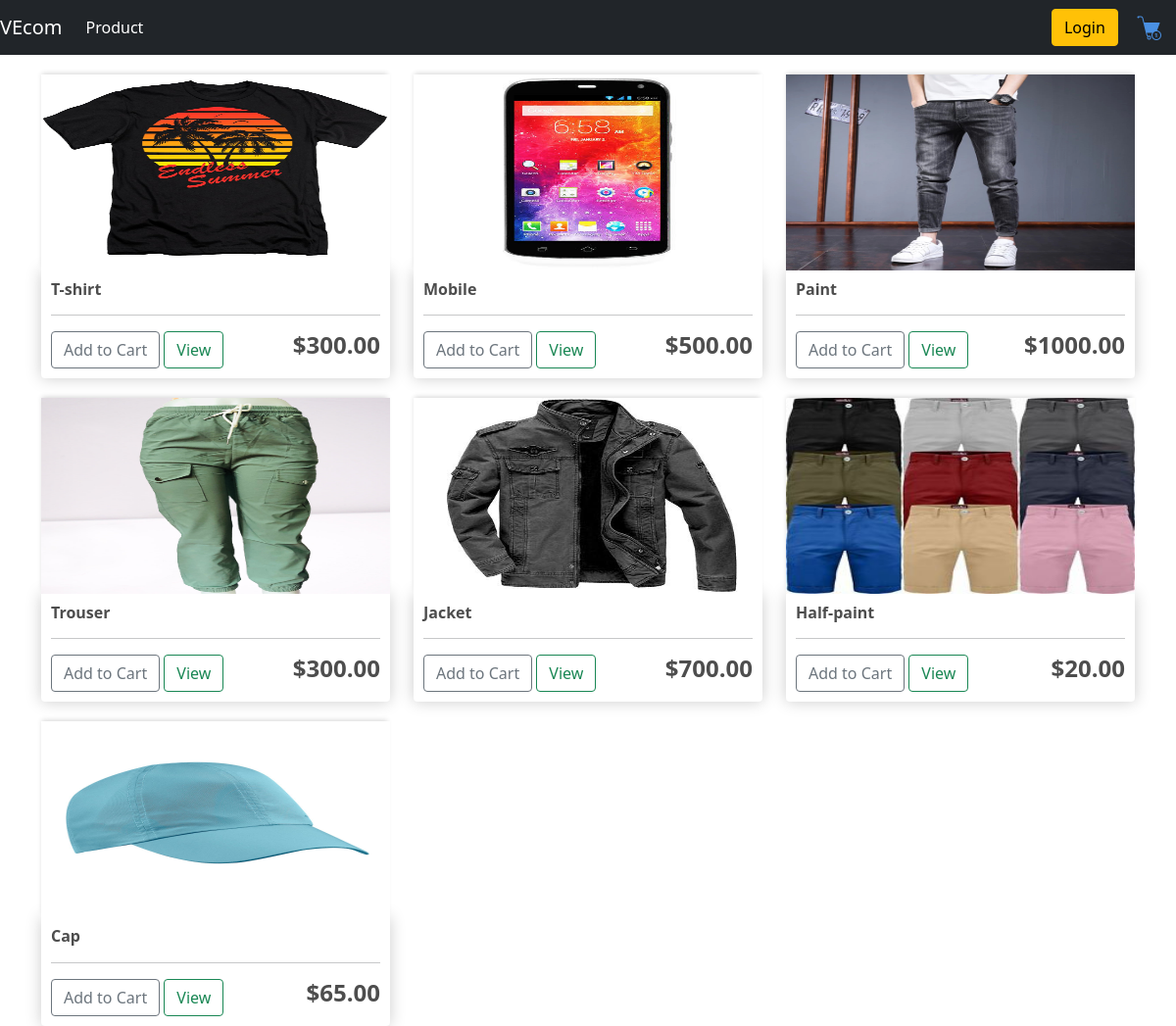
The page / on the database its author committed.
### store/models.py (models this page shows, shortened)
class Product(models.Model):
     name = models.CharField(max_length=200)
     price = models.FloatField()
     digital = models.BooleanField(default=False,null=True, blank=True)
     image = models.ImageField(null = True, blank=True)

### store/views.py (the view)
# urls.py: path('', include('store.urls'))
def store(request):
    if request.user.is_authenticated:
        customer = request.user.customer
        order, created = Order.objects.get_or_create(customer = customer, complete = False)
        items = order.orderitem_set.all()
        cartItems = order.get_cart_items
    else:
        items = []
        order = {'get_cart_total':0, 'get_cart_items':0, 'shipping':False}
        cartItems = order['get_cart_items']
    products = Product.objects.all()
    context = {'products':products, 'cartItems':cartItems}
    return render(request, 'basic/store.html', context)

### store/templates/basic/store.html
{% extends 'basic/main.html' %}
{% load static %}
{% block content %}
    <div class="row">
		{% for product in products %}
        <div class="col-lg-4">
            <img class="thumbnail" src="{{product.image.url}}">
			<div class="box-element product">
				<h6><strong>{{product.name}}</strong></h6>
				<hr>
				<button data-product={{product.id}}  data-action="add" class="btn btn-outline-secondary add-btn update-cart">Add to Cart</button>
				<a class="btn btn-outline-success" href="#">View</a>
				<h4 style="display: inline-block; float: right"><strong>${{product.price|floatformat:2}}</strong></h4>
			</div>
        </div>
		{% endfor %}
    </div>
{% endblock content %}

### store/templates/basic/main.html (shortened to what this page needs)
<!DOCTYPE html>
{% load static %}
<html lang="en">
<head>
    <link rel="stylesheet" type="text/css" href="{% static 'css/style.css' %}">
    <link href="https://cdn.jsdelivr.net/npm/bootstrap@5.1.3/dist/css/bootstrap.min.css" rel="stylesheet">
</head>
<body>
    <nav class="navbar navbar-expand-lg navbar-dark bg-dark">
          <a class="navbar-brand" href="{% url 'store' %}">VEcom</a>
          <div class="collapse navbar-collapse" id="navbarSupportedContent">
            <ul class="navbar-nav me-auto mb-2 mb-lg-0">
              <li class="nav-item">
                <a class="nav-link active" aria-current="page" href="{% url 'store' %}">Product</a>
              </li>
            </ul>
            <div class="form-inline my-2 my-lg-0">
                <a href="#" class="btn btn-warning">Login</a>
                <a href ="{% url 'cart' %}">
                    <img id="cart-icon" src="{% static 'images/cart2.png' %}">
                </a>
            </div>
          </div>
      </nav>
    <div class="container">
        {% block content %}
        {% endblock content %}
    </div>
</body>
</html>

### static/css/style.css (style rules this page uses)
body { background-color: hsl(0, 0%, 98%); }
h1,h2,h3,h4,h5,h6 { color:hsl(0, 0%, 30%); }
.box-element { box-shadow:hsl(0, 0%, 80%) 0 0 16px; background-color: #fff; border-radius: 4px; padding: 10px; }
.thumbnail { width: 100%; height: 200px; -webkit-box-shadow: -1px -3px 5px -2px rgba(214,214,214,1); -moz-box-shadow: -1px -3px 5px -2px rgba(214,214,214,1); box-shadow: -1px -3px 5px -2px rgba(214,214,214,1); }
.product { border-radius: 0 0 4px 4px; }
.bg-dark { background-color: #4f868c!important; }
#cart-icon { width: 25px; display: inline-block; margin-right: 15px; margin-left: 15px; }
.col-lg-4, .col-lg-6, .col-lg-8, .col-lg-12 { margin-top: 10px; padding-top: 20px; }
.btn { border-radius: 0; }

### rows shown on the page
Product: image (picture), name "T-shirt", price "300.00"
Product: image (picture), name "Mobile", price "500.00"
Product: image (picture), name "Paint", price "1000.00"
Product: image (picture), name "Trouser", price "300.00"
Product: image (picture), name "Jacket", price "700.00"
Product: image (picture), name "Half-paint", price "20.00"
Product: image (picture), name "Cap", price "65.00"
